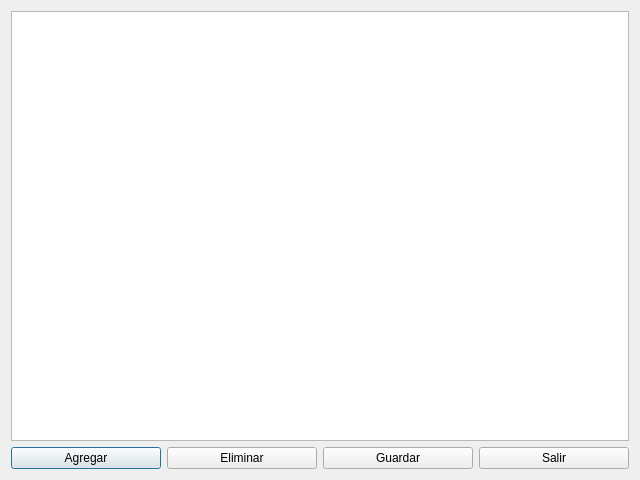
<?xml version="1.0" encoding="UTF-8"?>
<ui version="4.0">
 <class>impuestos</class>
 <widget class="QDialog" name="impuestos">
  <property name="geometry">
   <rect>
    <x>0</x>
    <y>0</y>
    <width>640</width>
    <height>480</height>
   </rect>
  </property>
  <property name="windowTitle">
   <string>Dialog</string>
  </property>
  <layout class="QGridLayout" name="gridLayout">
   <item row="0" column="0">
    <widget class="QTableView" name="tableView">
     <property name="selectionMode">
      <enum>QAbstractItemView::SingleSelection</enum>
     </property>
     <property name="selectionBehavior">
      <enum>QAbstractItemView::SelectRows</enum>
     </property>
    </widget>
   </item>
   <item row="1" column="0">
    <layout class="QHBoxLayout" name="horizontalLayout">
     <item>
      <widget class="QPushButton" name="pushButtonAgregar">
       <property name="text">
        <string>Agregar</string>
       </property>
      </widget>
     </item>
     <item>
      <widget class="QPushButton" name="pushButtonElimiar">
       <property name="text">
        <string>Eliminar</string>
       </property>
      </widget>
     </item>
     <item>
      <widget class="QPushButton" name="pushButtonGuardar">
       <property name="text">
        <string>Guardar</string>
       </property>
      </widget>
     </item>
     <item>
      <widget class="QPushButton" name="pushButtonSalir">
       <property name="text">
        <string>Salir</string>
       </property>
      </widget>
     </item>
    </layout>
   </item>
  </layout>
 </widget>
 <resources/>
 <connections>
  <connection>
   <sender>pushButtonSalir</sender>
   <signal>clicked()</signal>
   <receiver>impuestos</receiver>
   <slot>reject()</slot>
   <hints>
    <hint type="sourcelabel">
     <x>526</x>
     <y>453</y>
    </hint>
    <hint type="destinationlabel">
     <x>476</x>
     <y>447</y>
    </hint>
   </hints>
  </connection>
 </connections>
</ui>
